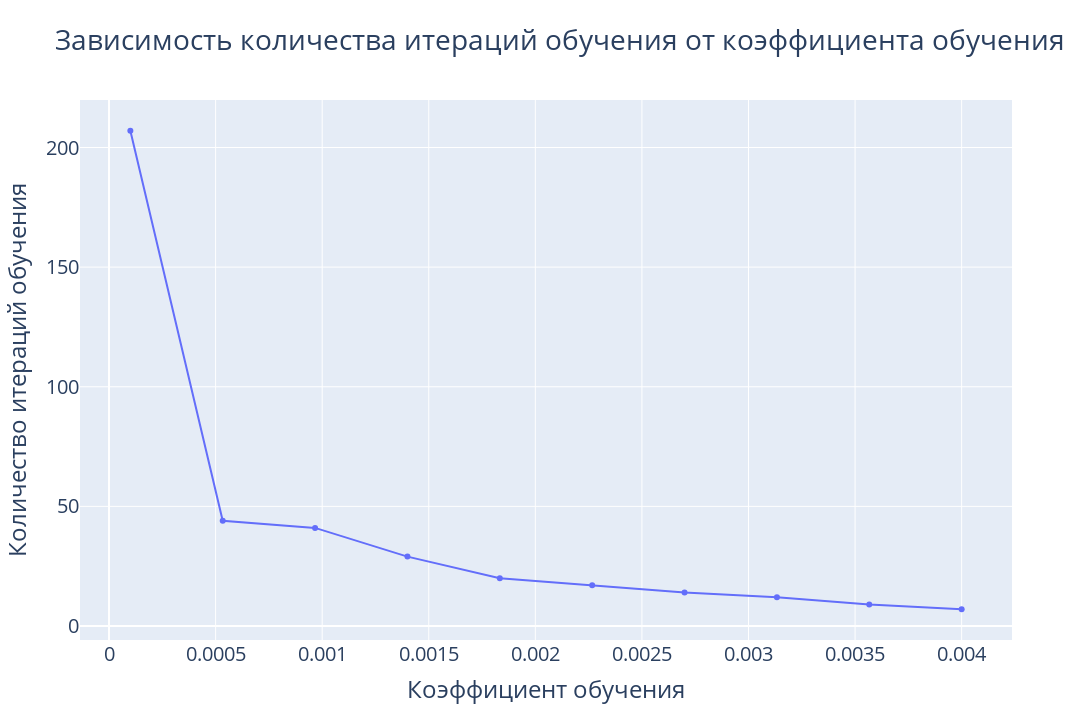

The notebook cell this image was saved under:
### Markdown cell above
## Relation between learning rate and epochs

### Code cell
alphas = np.linspace(0.0001, 0.004, endpoint=True, num=10)
epochs_amount_mean: list[int] = []
fig = go.Figure()
for alpha in alphas:
    print(alpha)
    dl = LRNN(n, p, alpha)
    dl.train(train, 15000, learn_by_loss=True, max_loss=1200)
    epochs_amount_mean.append(dl.epoch)
fig.add_trace(go.Scatter(x=alphas, y=epochs_amount_mean, mode='lines+markers',
                         name='Среднее значение'))
fig.update_layout(title='Зависимость количества итераций обучения от коэффициента обучения',
                  xaxis_title='Коэффициент обучения',
                  yaxis_title='Количество итераций обучения',
                  height=720, width=1280,
                  font=dict(size=20))
fig.show()

### Figure 1 — Plotly figure (JSON) as saved in the notebook; plotly's stock layout.template omitted (floating-point values rounded to 4 significant figures)
{"data": [{"mode": "lines+markers", "name": "Среднее значение", "type": "scatter", "x": [0.0001, 0.0005333, 0.0009667, 0.0014, 0.001833, 0.002267, 0.0027, 0.003133, 0.003567, 0.004], "y": [207, 44, 41, 29, 20, 17, 14, 12, 9, 7]}], "layout": {"font": {"size": 20}, "height": 720, "title": {"text": "Зависимость количества итераций обучения от коэффициента обучения"}, "width": 1280, "xaxis": {"title": {"text": "Коэффициент обучения"}}, "yaxis": {"title": {"text": "Количество итераций обучения"}}}}
